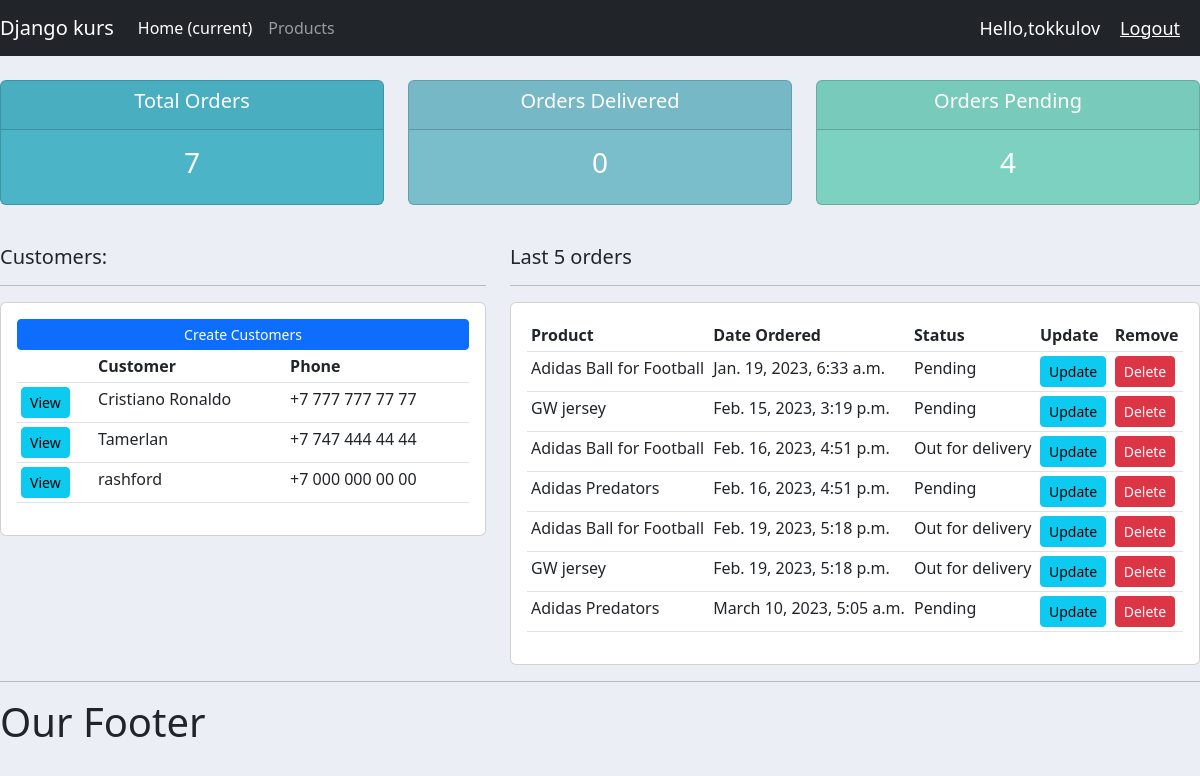
The app's page / (signed in) with its own data.
### accounts/models.py (models this page shows, shortened)
class Customer(models.Model):
    user = models.OneToOneField(User, null=True, blank=True,on_delete=models.CASCADE)
    name = models.CharField(max_length=200, null=True)
    phone = models.CharField(max_length=200, null=True)
    email = models.CharField(max_length=200, null=True)
    profile_pic = models.ImageField(default="segg.jpg.webp", null=True, blank=True)
    date_created = models.DateTimeField(auto_now_add=True, null=True)

class Order (models.Model):
    STATUS = (
        ('Pending', 'Pending'),
        ('Out for delivery', 'Out for delivery'),
        ('Delivered', 'Delivered'),
    )
    customer = models.ForeignKey(Customer, null=True, on_delete=models.SET_NULL)
    product = models.ForeignKey(Product, null=True, on_delete=models.SET_NULL)
    date_created = models.DateTimeField(auto_now_add=True, null=True)
    status = models.CharField(max_length=200, null=True, choices=STATUS)
    note = models.CharField(max_length=1000, null=True)

class Product(models.Model):
    CATEGORY = (
        ('Indoor', 'Indoor'),
        ('Outdoor', 'Outdoor'),
    )
    name = models.CharField(max_length=200, null=True)
    price = models.FloatField(null=True)
    category = models.CharField(max_length=200, null=True, choices=CATEGORY)
    description = models.CharField(max_length=200, null=True, blank=True)
    date_created = models.DateTimeField(auto_now_add=True, null=True)
    tags = models.ManyToManyField(Tag)
    def __str__(self):
        return self.name

### accounts/decorators.py (the view)
    def wrapper_function (request, *args, **kwargs) :
        group = None
        if request.user.groups.exists() :
            group = request.user.groups.all()[0] .name
        if group == 'customer':
            return redirect('user-page')
        if group == 'admin':
            return view_func(request, *args, **kwargs)

### accounts/views.py (called while the page is built)
@login_required(login_url='login')
@admin_only
def home(request):
    orders  = Order.objects.all()
    customers = Customer.objects.all()
    total_customers = customers.count()
    total_orders = orders.count()
    delivered = orders.filter(status = 'Delivered').count()
    pending = orders.filter(status = 'Pending').count()
    context = {'orders': orders, 'customers': customers, 'total_customers': total_customers,
    'total_orders': total_orders, 'delivered': delivered, 'pending': pending
    }
    return render(request, 'accounts/dashboard.html', context)

### accounts/templates/accounts/dashboard.html
{% extends 'accounts/main.html' %}
{% block content %}
{% include 'accounts/status.html' %}
<br>
<div class = "row">
    <div class = "col-md-5">
        <h5>Customers:</h5>
        <hr>
        <div class = "card card-body">
            <a class = "btn btn-primary  btn-sm btn-block" href = "">
                Create Customers
            </a>
            <table class = "table table-sm">
                <tr>
                    <th></th>
                    <th>Customer</th>
                    <th>Phone</th>
                </tr>
                {% for customer in customers %}
                    <tr>
                        <td><a class="btn btn-sm btn-info" href="{% url 'customer' customer.id %}">View</a></td>
                        <td> {{customer.name}}</td>
                        <td> {{customer.phone}}</td>
                    </tr>
                {% endfor %}
            </table>
        </div>
    </div>
    <div class = "col-md-7">
        <h5>Last 5 orders</h5>
        <hr>
        <div class = "card card-body">
            <table class = "table table-sm">
                <tr>
                    <th>Product</th>
                    <th>Date Ordered</th>
                    <th>Status</th>
                    <th>Update</th>
                    <th>Remove</th>
                </tr>
                {% for order in orders %}
                    <tr>
                        <td>{{order.product}}</td>
                        <td> {{order.date_created}}</td>
                        <td> {{order.status}}</td>
                        <td><a class="btn btn-sm btn-info" href="{% url 'update_order' order.id %}">Update</a></td>
                        <td><a class="btn btn-sm btn-danger" href="{% url 'delete_order' order.id %}">Delete</a></td>
                    </tr>
                {% endfor %}
            </table>
        </div>
    </div>
</div>
{% endblock %}

### accounts/templates/accounts/main.html (shortened to what this page needs)
{% load static %}
<!doctype html>
<html lang="en">
  <head>
    <link href="https://cdn.jsdelivr.net/npm/bootstrap@5.2.3/dist/css/bootstrap.min.css" rel="stylesheet">
    <link rel="stylesheet" type="text/css" href="{% static '/css/main.css' %}">
  </head>
  <body>
    {% include 'accounts/navbar.html' %}
    {% block content %}
    {% endblock %}
    <hr>
    <h1>Our Footer</h1>
  </body>
</html>

### accounts/templates/accounts/navbar.html (shortened to what this page needs)
{% load static %}
<nav class="navbar navbar-expand-lg navbar-dark bg-dark">
  <a class="navbar-brand" href="{% url 'home' %}">Django kurs</a>
  <div class="collapse navbar-collapse" id="navbarNavAltMarkup">
    <div class="navbar-nav">
      {% if request.user.is_staff %}
      <a class="nav-item nav-link active" href="{% url 'home' %}">Home <span class="sr-only">(current)</span></a>
      <a class="nav-item nav-link" href="{% url 'products' %}">Products</a>
    </div>
      {% else %}
      <li class = nav-item></li>
      <a class="nav-item nav-link" href="{% url 'account' %}">Settings</a>
      {% endif %}
  </div>
  <span class="hello-msg">Hello,{{request.user}} </span>
  <span><a class="hello-msg" href="{% url 'logout' %}">Logout</a></span>
</nav>

### accounts/templates/accounts/status.html
<br>
<div class="row">
    <div class="col">
        <div class="col-md">
            <div class="card text-center text-white mb-3" id = "total-orders">
                <div class="card-header">
                    <h5 class="card-title">Total Orders</h5>
                </div>
                <div class="card-body">
                    <h3 class="card-title">{{total_orders}}</h3>
                </div>
            </div>
        </div>
    </div>
    <div class="col">
        <div class="col-md">
            <div class="card text-center text-white mb-3" id = "orders-delivered">
                <div class="card-header">
                    <h5 class="card-title">Orders Delivered</h5>
                </div>
                <div class="card-body">
                    <h3 class="card-title">{{delivered}}</h3>
                </div>
            </div>
        </div>
    </div>
    <div class="col">
        <div class="col-md">
            <div class="card text-center text-white mb-3" id = "orders-pending">
                <div class="card-header">
                    <h5 class="card-title">Orders Pending</h5>
                </div>
                <div class="card-body">
                    <h3 class="card-title">{{pending}}</h3>
                </div>
            </div>
        </div>
    </div>
</div>

### static/css/main.css (style rules this page uses)
body { background-color: #ebeff5; }
#total-orders { background-color: #4cb4c7; }
#orders-delivered { background-color: #7abecc; }
#orders-pending { background-color: #7CD1C0; }

### accounts/templates/accounts/navbar.html (style rules this page uses)
.hello-msg { font-size: 18px; color: #fff; margin-right: 20px; }

### records on screen
Customer: name "Cristiano Ronaldo", phone "+7 777 777 77 77"
Customer: name "Tamerlan", phone "+7 747 444 44 44"
Customer: name "rashford", phone "+7 000 000 00 00"
Order: product "Adidas Ball for Football", date_created "Jan. 19, 2023, 6:33 a.m.", status "Pending"
Order: product "GW jersey", date_created "Feb. 15, 2023, 3:19 p.m.", status "Pending"
Order: product "Adidas Ball for Football", date_created "Feb. 16, 2023, 4:51 p.m.", status "Out for delivery"
Order: product "Adidas Predators", date_created "Feb. 16, 2023, 4:51 p.m.", status "Pending"
Order: product "Adidas Ball for Football", date_created "Feb. 19, 2023, 5:18 p.m.", status "Out for delivery"
Order: product "GW jersey", date_created "Feb. 19, 2023, 5:18 p.m.", status "Out for delivery"
Order: product "Adidas Predators", date_created "March 10, 2023, 5:05 a.m.", status "Pending"

### other values on screen
{{ request.user }} "tokkulov"
{{ total_orders }} "7"
{{ delivered }} "0"
{{ pending }} "4"
